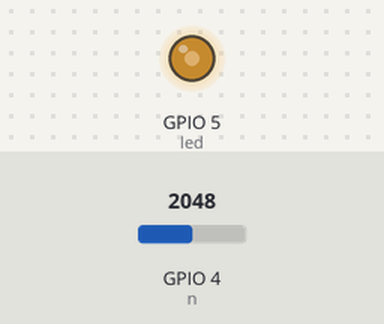
Bench run of a sketch on a simulated ESP32. Shown: output pins drawn as LEDs (lit = HIGH). The inputs (shaded band) are chosen by the test bench; at power-on: GPIO 4 (n) = 2048. What the sketch prints to the serial monitor is not drawn.

Above: at 1.2 s.
1.3 s: GPIO 4 (n) set to 2866
At 2.3 s:
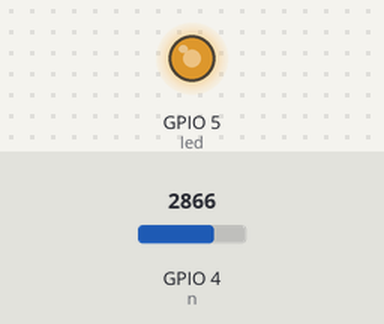
2.8 s: GPIO 4 (n) set to 3603
At 3.5 s:
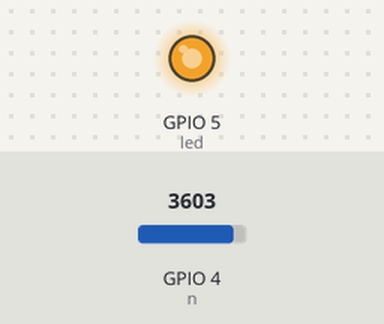
4.3 s: GPIO 4 (n) set to 491
At 4.6 s:
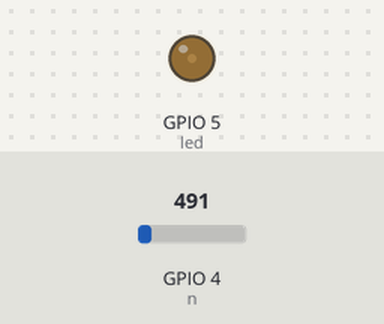
5.8 s: GPIO 4 (n) set to 0
At 6.9 s:
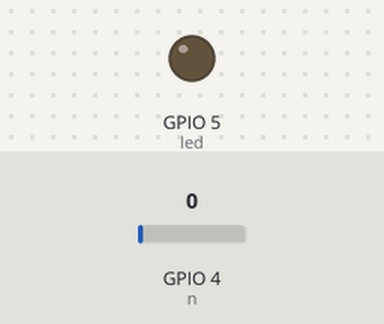
Timing chart, 0 to 8.3 s (numbered marks = the images above; inputs shaded):
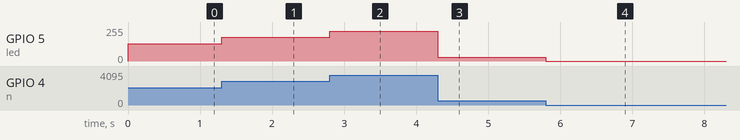

Measured:
- after the input at 1.3 s, GPIO 5 (led): 128/255 → 179/255 at once
- after the input at 2.8 s, GPIO 5 (led): 179/255 → 225/255 at once
- after the input at 4.3 s, GPIO 5 (led): 225/255 → 30/255 at once
- after the input at 5.8 s, GPIO 5 (led): 30/255 → 0/255 at once

The sketch:

led-control-using-potentiometer.ino
```cpp
const int n=4;
const int led=5;
void setup() {
  // put your setup code here, to run once:
  Serial.begin(115200);
  Serial.println("Hello, ESP32!");
  pinMode(led, OUTPUT);
}

void loop() {
  int val=analogRead(n);
 val=val/16;
  // Serial.println(val);
analogWrite(led,val);
}
```
